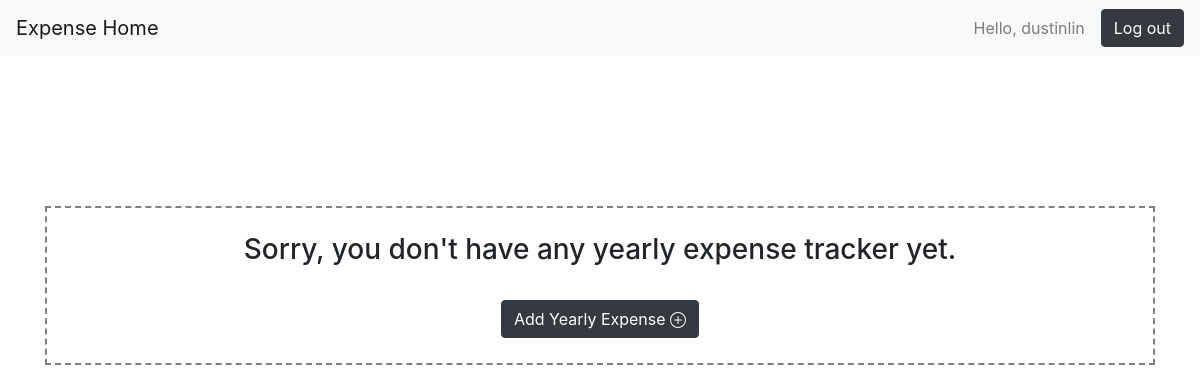
The app's page / (signed in), older data.
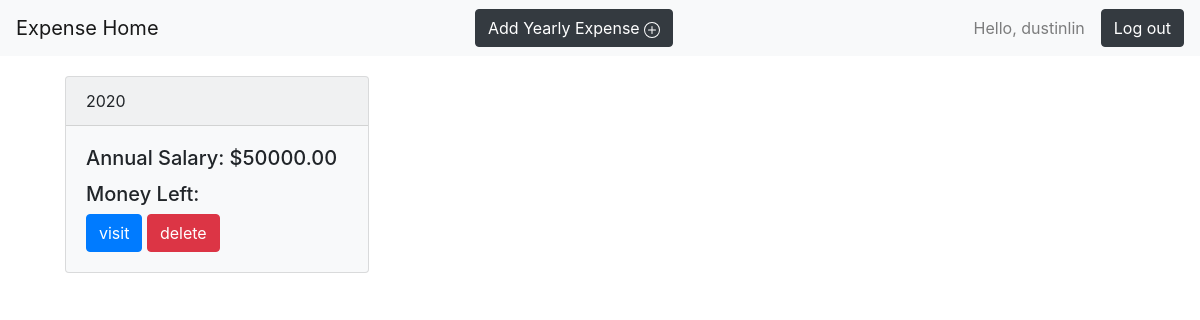
The same page, newer data.
### expense_app/models.py (models this page shows, shortened)
class Year_Expense(models.Model):
    user = models.ForeignKey(User, on_delete=models.CASCADE, default='')
    year = models.CharField(max_length=100)
    annual_salary = models.DecimalField(max_digits=10, decimal_places=2)

### expense_app/views.py (the view)
# urls.py: path('', views.expense_home, name='home'),
@login_required(login_url='login')
def expense_home(request):
    if request.method == 'POST':
        form = YearExpenseForm(request.POST)
        print(form)
        if form.is_valid():
            year_expense_model = form.save(commit=False)
            year_expense_model.user = request.user
            year_expense_model.save()
            year_expense = Year_Expense.objects.filter(user=request.user)
            return render(request, 'expense_home.html', {'year_expense': year_expense})
        else:
            return redirect('home')
    else:
        year_expense = Year_Expense.objects.filter(user=request.user)
        return render(request, 'expense_home.html', {'year_expense':year_expense})

### expense_app/templates/expense_home.html (shortened to what this page needs)
{% extends 'expense_base.html' %}
{% block content %}
<nav class="navbar navbar-light bg-light">
    <a href="{% url 'home' %}"class="navbar-brand">Expense Home</a>
    {% if year_expense %}
        <a class="btn btn-dark" data-toggle="modal" data-target="#exampleModal">
            <span>Add Yearly Expense</span>
        </a>
    {% endif %}
    <form class="form-inline">
        <span class="navbar-text" style="margin-right: 1rem;">Hello, {{request.user}} </span>
        <a class="btn btn-dark" href="{% url 'logout' %}">Log out</a>
    </form>
</nav>
{% if year_expense %}
    <div class="container">
        <div class="card-columns">
            {% for each_year in year_expense%}
            <div class="card bg-light mb-3 card-margin" style="max-width: 19rem; max-height: 20rem;">
                <div class="card-header">{{ each_year.year }}</div>
                <div class="card-body">
                <h5 class="card-title">Annual Salary: ${{ each_year.annual_salary }}</h5>
                <h5 class="card-text"> Money Left:</h5>
                <a href="{% url 'expense_month' each_year.id %}" class="btn btn-primary">visit</a>
                <a href="{% url 'year_expense_delete' each_year.id %}" class="btn btn-danger">delete</a>
                </div>
            </div>
            {% endfor %}
        </div>
    </div>
{% else %}
    <div class="container">
        <div class="noproject-wrapper center">
            <h3 class="noproject-wrapper-text">
                Sorry, you don't have any yearly expense tracker yet.
            </h3>
            <a class="btn btn-dark noproject-wrapper-button" data-toggle="modal" data-target="#exampleModal">
                <span>Add Yearly Expense</span>
            </a>
        </div>
    </div>
{% endif %}
{% endblock %}

### expense_app/templates/expense_base.html (shortened to what this page needs)
{% load static %}
<!doctype html>
<html lang="en">
  <head>
    <link rel="stylesheet" href="https://cdn.jsdelivr.net/npm/bootstrap@4.5.3/dist/css/bootstrap.min.css">
    <link rel="stylesheet" href="{% static '/expense_app/expense_home.css' %}">
  </head>
  <body>
    {% block content %}
    {% endblock %}
  </body>
</html>

### static/expense_app/expense_home.css (style rules this page uses)
body { height:100%; }
.card-margin { margin-top:20px; margin-left:20px; }

Row changes from the older to the newer data that the page shows:
added Year_Expense: year "2020", annual_salary "50000.00"
Text that changed along with them:
text no longer shown: "Sorry, you don't have any yearly expense tracker yet."
